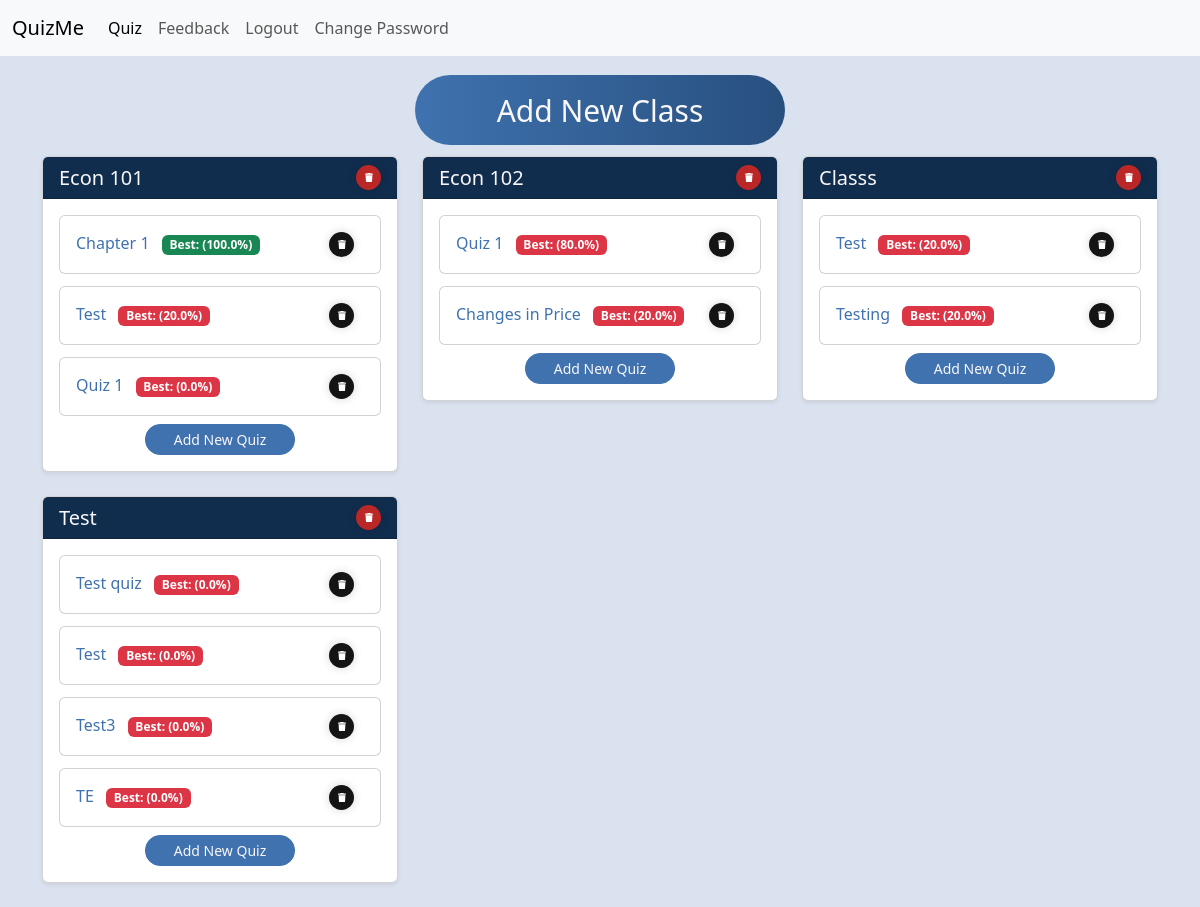
The app's page /quiz-selector (signed in), older data.
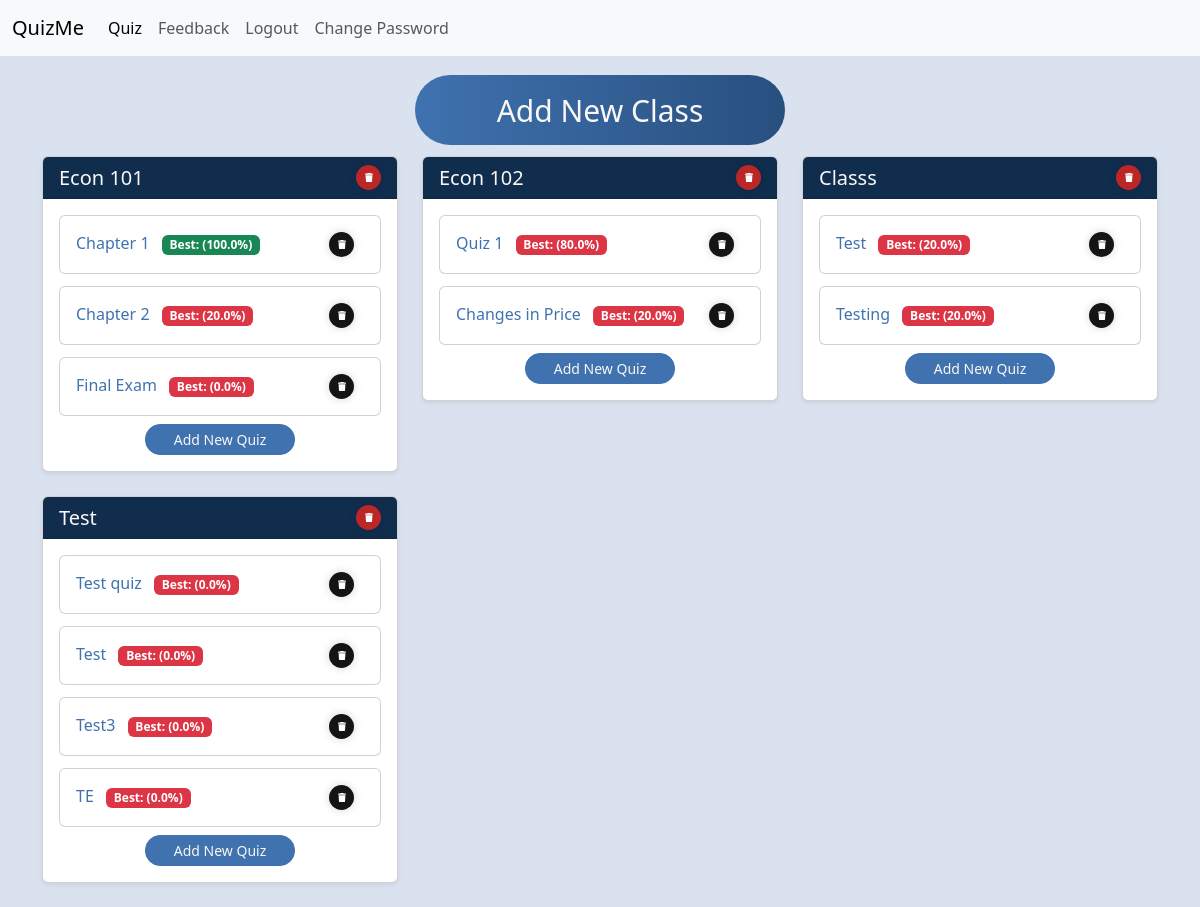
The same page, newer data.
### main.py (models this page shows)
class ClassList(db.Model):
    __tablename__ = "class_list"
    id: Mapped[int] = mapped_column(Integer, primary_key=True)
    user_id: Mapped[int] = mapped_column(Integer, db.ForeignKey("users.id"))
    class_name: Mapped[str] = mapped_column(String(250), unique=False, nullable=False)

class Quiz(db.Model):
    __tablename__ = "quizzes"
    id: Mapped[int] = mapped_column(Integer, primary_key=True)
    user_id: Mapped[int] = mapped_column(Integer, db.ForeignKey("users.id"))
    quiz_json: Mapped[str] = mapped_column(JSON())
    title: Mapped[str] = mapped_column(String())
    class_name: Mapped[str] = mapped_column(String(250), unique=False, nullable=False)
    total_questions: Mapped[int] = mapped_column(Integer)
    best_score: Mapped[int] = mapped_column(Integer)

### main.py (the view)
@app.route('/quiz-selector', methods=["GET", "POST"])
def quiz_selector():
    form = NoteInput()
    class_list = ClassList.query.filter_by(user_id=current_user.id).all()
    quizzes = Quiz.query.filter_by(user_id=current_user.id).all()
    return render_template("quiz_selector.html", form=form, class_list=class_list, quizzes=quizzes)

### main.py (called while the page is built)
@login_manager.user_loader
def load_user(user_id):
    return db.get_or_404(User, user_id)

### templates/quiz_selector.html (shortened to what this page needs)
{% include "header.html" %}
{% block content %}
<div class="container mt-4">
    <div class="text-center mb-3">
        <button type="button" class="create_class_button" data-bs-toggle="modal" data-bs-target="#addClassModal">
            Add New Class
        </button>
    </div>
    {% if class_list %}
        <div class="row">
            {% for class in class_list %}
            <div class="col-md-4 mb-4">
                <div class="card shadow-sm">
                    <div class="card-header d-flex justify-content-between align-items-center">
                        <h5 class="card-title mb-0">{{ class.class_name }}</h5>
                        <div class="d-flex gap-2">
                            <form action="{{ url_for('delete_class', class_name=class.class_name) }}" method="POST" onsubmit="return confirm('Are you sure you want to delete this class?');" class="m-0">
                                <button type="submit" class="delete_class_button" aria-label="Delete class">
                                    <svg viewBox="0 0 448 512" class="svgIcon">
                                        <path d="M135.2 17.7L128 32H32C14.3 32 0 46.3 0 64S14.3 96 32 96H416c17.7 0 32-14.3 32-32s-14.3-32-32-32H320l-7.2-14.3C307.4 6.8 296.3 0 284.2 0H163.8c-12.1 0-23.2 6.8-28.6 17.7zM416 128H32L53.2 467c1.6 25.3 22.6 45 47.9 45H346.9c25.3 0 46.3-19.7 47.9-45L416 128z" />
                                    </svg>
                                </button>
                            </form>
                        </div>
                    </div>
                    <div class="card-body">
                        {% set class_quizzes = quizzes|selectattr('class_name', 'equalto', class.class_name)|list %}
                        {% if class_quizzes %}
                            <div class="row g-2">
                                {% for quiz in class_quizzes %}
                                <div class="col-12 mb-1">
                                    <div class="card">
                                        <div class="card-body">
                                            <div class="d-flex justify-content-between align-items-center">
                                                <h6 class="card-title mb-0">
                                                    <a href="{{ url_for('quiz', quiz_id=quiz.id) }}" class="text-decoration-none">
                                                        {{ quiz.title }}
                                                    </a>
                                                        <span class="badge {% if (quiz.best_score / quiz.total_questions * 100)|round == 100 %}bg-success{% else %}bg-danger{% endif %} ms-2">Best: ({{ (quiz.best_score / quiz.total_questions * 100)|round }}%)</span>
                                                </h6>
                                                <form action="{{ url_for('delete_quiz', quiz_id=quiz.id) }}" method="POST" onsubmit="return confirm('Are you sure you want to delete this quiz?');">
                                                    <button type="submit" class="delete_quiz_button" aria-label="Delete quiz">
                                                        <svg viewBox="0 0 448 512" class="svgIcon">
                                                            <path d="M135.2 17.7L128 32H32C14.3 32 0 46.3 0 64S14.3 96 32 96H416c17.7 0 32-14.3 32-32s-14.3-32-32-32H320l-7.2-14.3C307.4 6.8 296.3 0 284.2 0H163.8c-12.1 0-23.2 6.8-28.6 17.7zM416 128H32L53.2 467c1.6 25.3 22.6 45 47.9 45H346.9c25.3 0 46.3-19.7 47.9-45L416 128z" />
                                                        </svg>
                                                    </button>
                                                </form>
                                            </div>
                                        </div>
                                    </div>
                                </div>
                                {% endfor %}
                            </div>
                            <div class="text-center mt-1">
                                <button type="button" class="add_quiz_button btn btn-sm btn-primary" data-bs-toggle="modal" data-bs-target="#createQuizModal" data-class-name="{{ class.class_name }}">
                                    Add New Quiz
                                </button>
                            </div>
                        {% else %}
                        <div class="text-center mt-1">
                            <button type="button" class="add_quiz_button btn btn-sm btn-primary" data-bs-toggle="modal" data-bs-target="#createQuizModal" data-class-name="{{ class.class_name }}">
                                Add New Quiz
                            </button>
                        </div>
                        {% endif %}
                    </div>
                </div>
            </div>
            {% endfor %}
        </div>
    {% else %}
        <div class="text-center mt-4">
            <h3 class="mb-4">No Classes Added Yet</h3>
            <p>Click the button above to add your first class!</p>
        </div>
    {% endif %}
</div>
{% endblock %}

### templates/header.html (shortened to what this page needs)
<!doctype html>
<html lang="en" data-bs-theme="auto">
  <head><script src="../assets/js/color-modes.js"></script>
    <link rel="stylesheet" href="https://cdn.jsdelivr.net/npm/@docsearch/css@3">
    <link href="static/css/bootstrap.min.css" rel="stylesheet">
    <link href="https://cdn.jsdelivr.net/npm/bootstrap@5.3.3/dist/css/bootstrap.min.css" rel="stylesheet">
    <link rel="stylesheet" href="static/css/style.css"/>
<nav class="navbar navbar-expand-lg bg-body-tertiary">
  <div class="container-fluid">
    <a class="navbar-brand">QuizMe</a>
    <div class="collapse navbar-collapse" id="navbarNav">
      <ul class="navbar-nav">
        <li class="nav-item">
          <a class="nav-link active" aria-current="page" href="{{url_for('quiz_selector') }}">Quiz</a>
        </li>
        <li class="nav-item">
          <a class="nav-link" href="{{url_for('feedback') }}">Feedback</a>
        </li>
        {% if current_user.is_authenticated: %}
        <li class="nav-item">
          <a class="nav-link" href="{{url_for('logout') }}">Logout</a>
        </li>
        <li class="nav-item">
          <a class="nav-link" href="{{url_for('change_password') }}">Change Password</a>
        </li>
        {%endif%}
      </ul>
    </div>
  </div>
</nav>

### static/css/style.css (style rules this page uses)
:root { --primary-color: #F9F7F7; --secondary-color: #DBE2EF; --tertiary-color: #3F72AF; --quaternary-color: #112D4E; }

Row changes from the older to the newer data that the page shows:
changed Quiz: title "Test" → "Chapter 2"
changed Quiz: title "Quiz 1" → "Final Exam"
